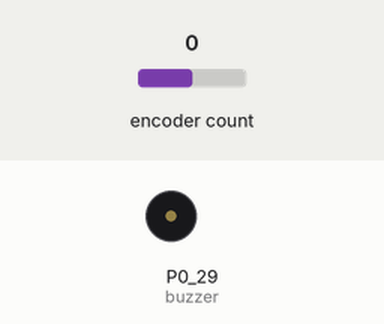
This program was run on a simulated CircuitPython board. Parts: buzzer (waves = sounding). Inputs (shaded band) come from the test bench; at power-on: encoder count 0. USB keyboard and mouse output is not drawn; values from a settings file that is not in the repository are placeholders.

Above: at 0.2 s.
Timing chart, 0 to 1.7 s (numbered marks = the images above):
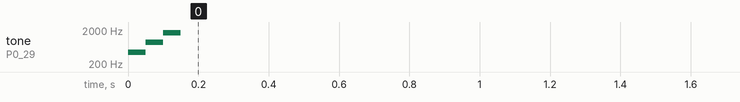

The program:

code.py
```python
# (licence header left out)
# This code is currently a work in progress for the prototype hardware
# and is not expected to work as-is on the final hardware
# firmware will be updated.

#pylint: disable = line-too-long
import time
import alarm
import board
import rotaryio
import keypad
import usb_hid
import pwmio
from adafruit_hid.keyboard import Keyboard
from adafruit_hid.keyboard_layout_us import KeyboardLayoutUS
from pykey.keycode import PK_Keycode as KC
import pykey.lights as lights

################################################################
# init board's User Input (keys, buttons, encoders)
# replace with your own pins and stuff
################################################################
# -------------------------------------------
# Hardware definition: Switch Matrix Setup.
# -------------------------------------------
keys = keypad.KeyMatrix(
    row_pins=(board.P0_06, board.P1_13, board.P0_28),
    column_pins=(board.P0_09, board.P0_13,board.P1_06),
    columns_to_anodes=False,
)

# -------------------------------------------
# Hardware definition: Key Switch Setup.
# -------------------------------------------
buttons = None

# -------------------------------------------
# Hardware definition: rotary encoder
# -------------------------------------------
encoder = rotaryio.IncrementalEncoder(board.P0_26, board.P0_30)


################################################################
# init board's LEDs for visual output
# replace with your own pins and stuff
################################################################
# -------------------------------------------
# Hardware definition: GPIO where Neopixel (RGB LED) is connected.
# -------------------------------------------
pixel_pin = None
num_pixels = 0

# -------------------------------------------
# Hardware definition: LED Matrix
# -------------------------------------------
leds = lights.LEDMatrix((board.P0_08,board.P0_02,board.P0_03),(board.P0_24,board.P0_20,board.P0_10),True)
leds.reset_leds()


# -------------------------------------------
# Hardware definition: audio hardware
# -------------------------------------------
buzzer = pwmio.PWMOut(board.P0_29, variable_frequency=True)
buzzer.frequency = 440
OFF = 0
ON = 2**15
not_sleeping = True


################################################################
# Initialize common variables
# No need to replace things
################################################################
keyboard = Keyboard(usb_hid.devices)
keyboard_layout = KeyboardLayoutUS(keyboard)
last_position = 0
layer = 0


keymap = ((KC.A,KC.B,KC.C,KC.D,KC.E,KC.F,KC.G,KC.H,KC.I),
        (KC.A,KC.B,KC.C,KC.D,KC.E,KC.F,KC.G,KC.H,KC.I))


encoder_map = ((KC.LEFT,KC.RIGHT),
                (KC.LEFT, KC.RIGHT))

################################################################
# DONE SETTING UP
################################################################
# End of Setup: Lets play some Music to let the user we are ready
buzzer.duty_cycle = ON
buzzer.frequency = 440
time.sleep(0.05)
buzzer.frequency = 880
time.sleep(0.05)
buzzer.frequency = 1660
time.sleep(0.05)
buzzer.duty_cycle = OFF

################################################################
# loop-y-loop
################################################################
while not_sleeping:
    key_event = keys.events.get()
    if key_event:
        key = keymap[layer][key_event.key_number]
        if key_event.pressed:
            keyboard.press(key)
            leds.led_ON(key_event.key_number)
        else:
            keyboard.release(key)

    position = encoder.position
    if position != last_position:
        diff=position-last_position
        if diff>0:
            keyboard.send(encoder_map[layer][0])
        else:
            keyboard.send(encoder_map[layer][1])
    last_position = position
    time.sleep(0.002)
# if we end up here, the program will end with a short tune...
buzzer.duty_cycle = ON
buzzer.frequency = 1660
time.sleep(0.05)
buzzer.frequency = 880
time.sleep(0.05)
buzzer.frequency = 440
time.sleep(0.05)
buzzer.duty_cycle = OFF
```

Measured:
- by itself, tone on P0_29 (buzzer): silent → 440 Hz at 0.00 s, → 880 Hz 0.05 s later, → 1660 Hz 0.05 s later, → silent 0.05 s later
